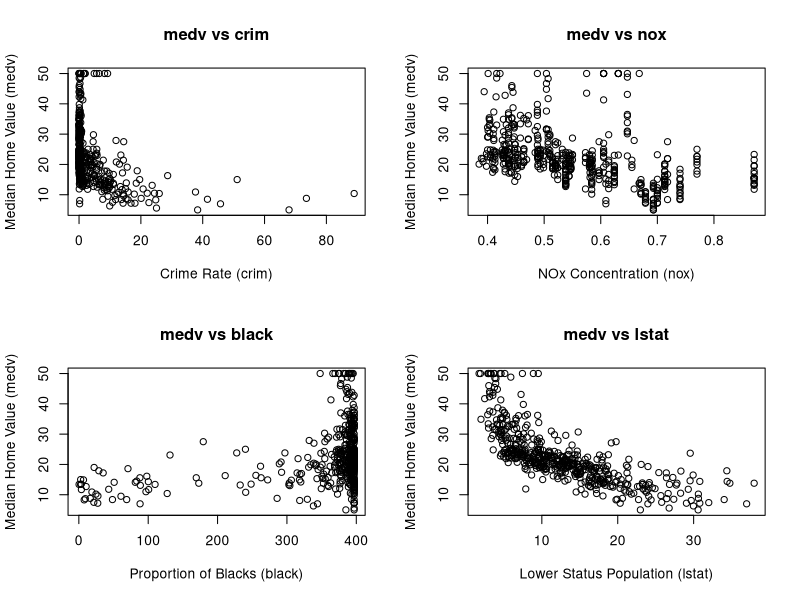
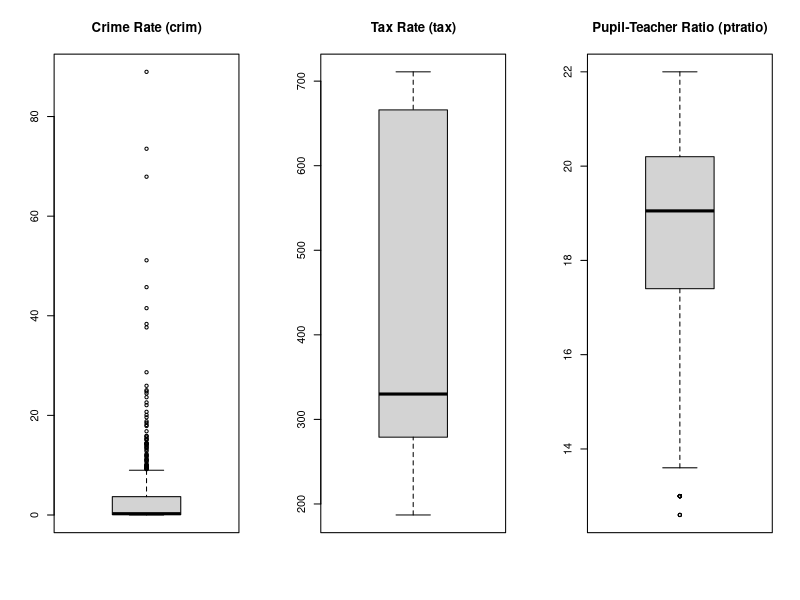

Reproduce these figures in R, in order.
## ---- chunk 1
library(MASS)
data(Boston)
class(Boston)
dim(Boston)
?Boston
## ---- chunk 2
boston_small <- Boston[, c("medv", "crim", "nox", "black", "lstat")]
head(boston_small)

# Scatter plots
par(mfrow = c(2, 2))
plot(boston_small$crim, boston_small$medv,
xlab = "Crime Rate (crim)", ylab = "Median Home Value (medv)",
main = "medv vs crim")


plot(boston_small$nox, boston_small$medv,
xlab = "NOx Concentration (nox)", ylab = "Median Home Value (medv)",
main = "medv vs nox")


plot(boston_small$black, boston_small$medv,
xlab = "Proportion of Blacks (black)", ylab = "Median Home Value (medv)",
main = "medv vs black")


plot(boston_small$lstat, boston_small$medv,
xlab = "Lower Status Population (lstat)", ylab = "Median Home Value (medv)",
main = "medv vs lstat")
## ---- chunk 3

min_medv_index <- which.min(Boston$medv)
Boston[min_medv_index, c("medv", "crim", "nox", "black", "lstat")]

# percentiles 
predictors <- c("crim", "nox", "black", "lstat")
sapply(predictors, function(var) {
ecdf(Boston[[var]])(Boston[min_medv_index, var])
})
## ---- chunk 4
par(mfrow = c(1, 3))
boxplot(Boston$crim, main = "Crime Rate (crim)")
boxplot(Boston$tax, main = "Tax Rate (tax)")
boxplot(Boston$ptratio, main = "Pupil-Teacher Ratio (ptratio)")

# Identifying outliers
out_crim <- which(Boston$crim %in% boxplot.stats(Boston$crim)$out)
out_tax <- which(Boston$tax %in% boxplot.stats(Boston$tax)$out)
out_ptr <- which(Boston$ptratio %in% boxplot.stats(Boston$ptratio)$out)


list(Crime_Outliers = out_crim,
Tax_Outliers = out_tax,
PTRatio_Outliers = out_ptr)
